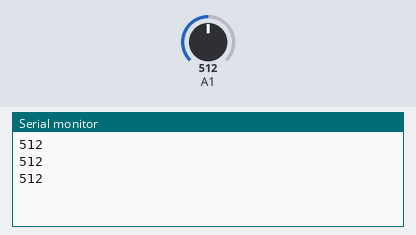
Recording of a sketch running on a simulated Arduino Uno, built with avr-gcc and run on an emulated ATmega328P. Shown: the last lines printed to the serial monitor. The inputs (shaded band) are chosen by the test bench; at power-on: A1 = 512.

Above: at 1.3 s.
1.4 s: A1 set to 716
At 1.9 s:
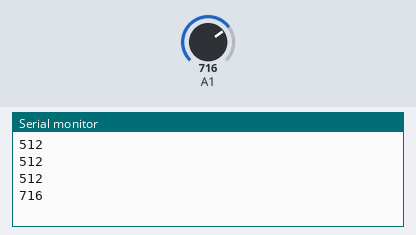
2.9 s: A1 set to 900
At 3.4 s:
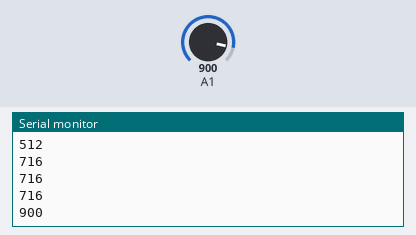
Timing chart, 0 to 5.9 s (numbered marks = the images above; inputs shaded):
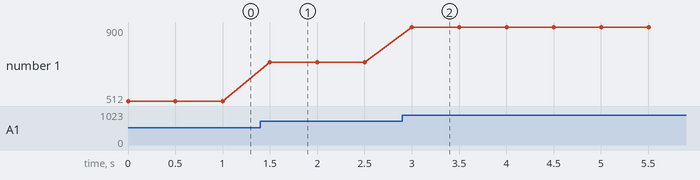

The sketch:

_CDS.ino
```cpp
void setup()

{

  pinMode(A1, INPUT); //A0아날로그핀을 입력으로 사용함

  Serial.begin(9600); //시리얼 모니터 출력을 위해 시리얼 통신 값을 정해줌

}


void loop()

{

  Serial.println(analogRead(A1)); //시리얼 모니터에 아날로그 A0의 값을 보여줌

  delay(500); 					  //0.5초의 딜레이를 줌(모니터에 출력되는 값을 천천히 읽기 위해)

}
```

Measured:
- after the input at 1.4 s, the serial monitor: prints a new line after 0.10 s (image 1)
- after the input at 2.9 s, the serial monitor: prints a new line after 0.10 s (image 2)
- plotted number 1: 512 → 716 after the input at 1.4 s, 716 → 900 after the input at 2.9 s
